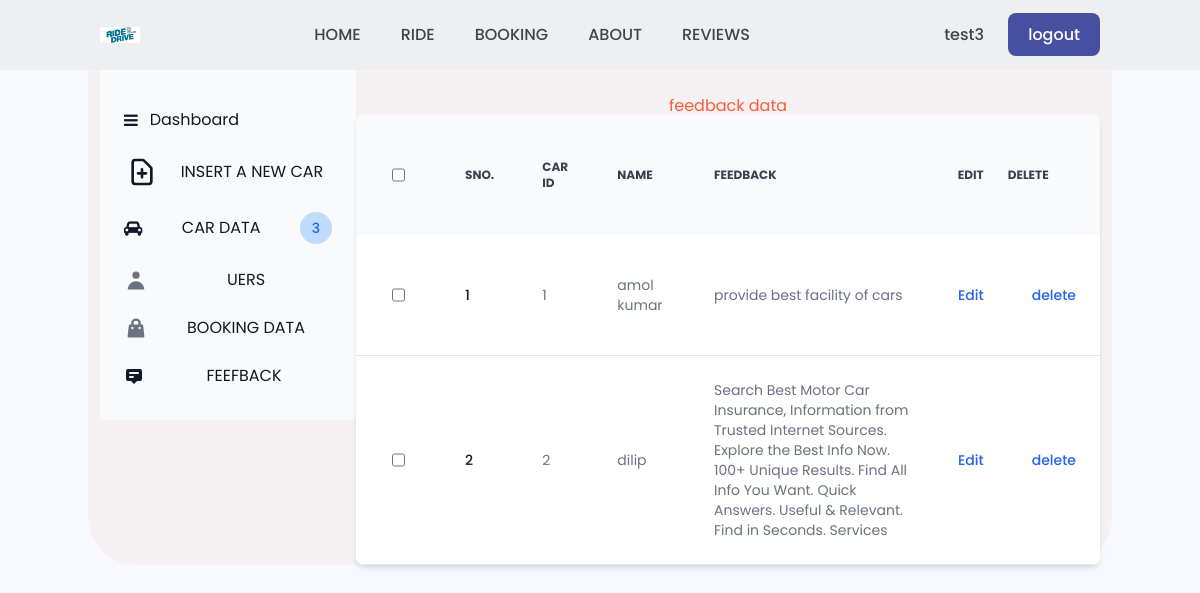
The app's page /admin/feedbackdata.php (signed in), older data.
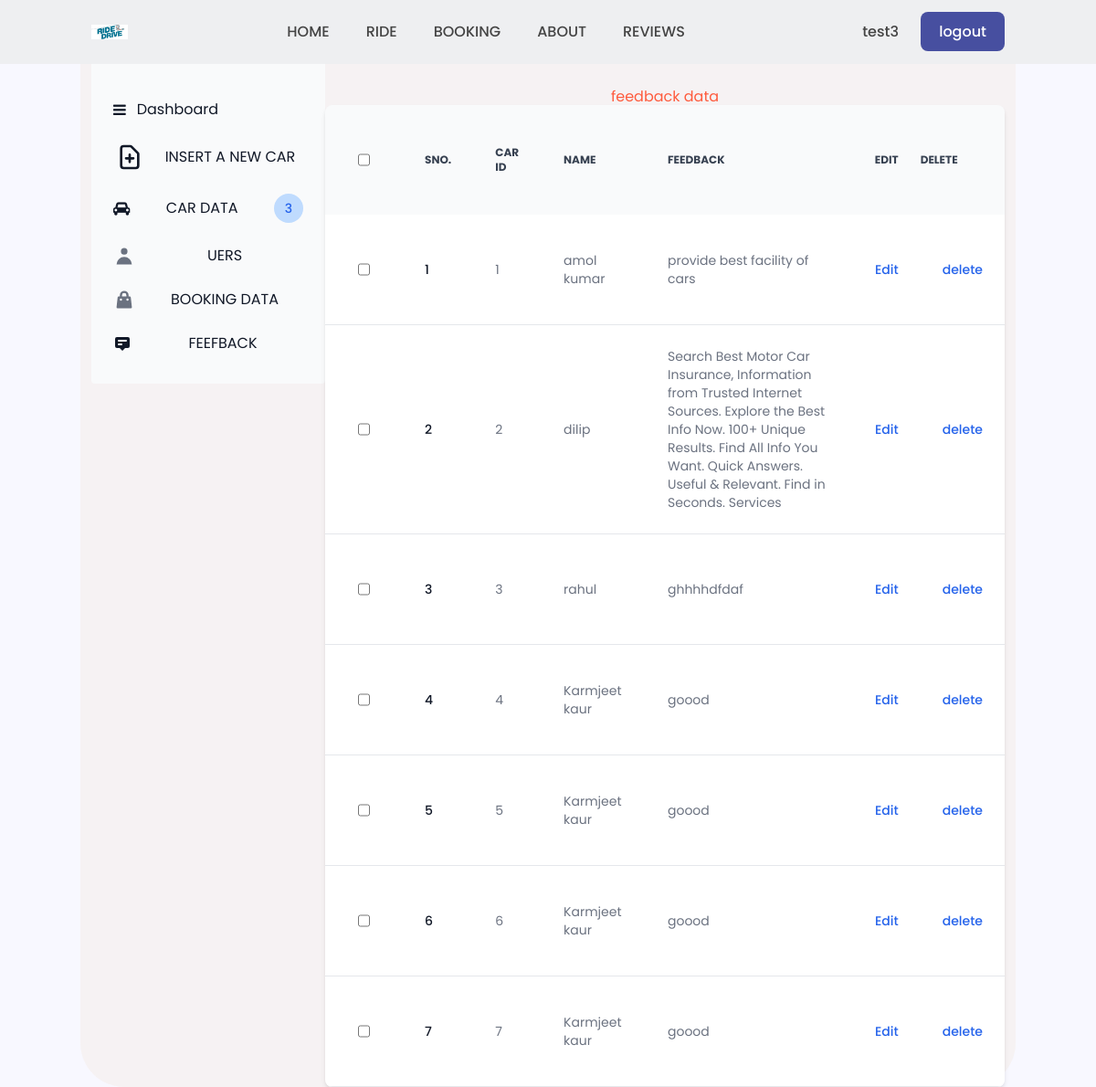
The same page, newer data.
### tables this page shows
CREATE TABLE `feedback` (
  `id` int(11) NOT NULL,
  `name` varchar(255) NOT NULL,
  `feedback` varchar(500) NOT NULL
);

### admin/feedbackdata.php (the view, shortened to what this page needs)
<!DOCTYPE html>
<html lang="en">
<head>
    <link href="https://cdn.jsdelivr.net/npm/bootstrap@5.0.2/dist/css/bootstrap.min.css" rel="stylesheet">
    <link  rel="stylesheet" href="style.css">
</head>
<body>
    <div class="container">
        <div class="row">
            <div class="col-md-3"><?php include('dashboard.php')?></div>
            <div class="col-md-9 mt-5 pt-5">
            <h1>feedback data</h1>
<div class="relative overflow-x-auto shadow-md sm:rounded-lg">
<table class="w-full text-sm text-left text-gray-500 dark:text-gray-400">
<thead class="text-xs text-gray-700 uppercase bg-gray-50 dark:bg-gray-700 dark:text-gray-400">
<tr>
<th scope="col" class="p-4">
<div class="flex items-center">
<input id="checkbox-all" type="checkbox" class="w-4 h-4 text-blue-600 bg-gray-100 border-gray-300 rounded focus:ring-blue-500 dark:focus:ring-blue-600 dark:ring-offset-gray-800 focus:ring-2 dark:bg-gray-700 dark:border-gray-600">
</div>
</th>
<th scope="col" class="px-6 py-3">
Sno.
</th>
<th scope="col" class="px-6 py-3">
car id
</th>
<th scope="col" class="px-6 py-3">
name
</th>
<th scope="col" class="px-6 py-3">
feedback
</th>
<th scope="col" class="px-6 py-3">
<span class="">Edit </span>
</th>
<th>
<span class="">delete</span>
</th>
</tr>
</thead>
<tbody>
<?php
$sql = "SELECT * FROM `feedback`";
$res = mysqli_query($conn, $sql);
$i = 0;
while($rows = mysqli_fetch_assoc($res)){
    $i++;
?>
<tr class="bg-white border-b dark:bg-gray-800 dark:border-gray-700 hover:bg-gray-50 dark:hover:bg-gray-600">
<td class="w-4 p-4">
<div class="flex items-center">
<input id="checkbox-table-1" type="checkbox" class="w-4 h-4 text-blue-600 bg-gray-100 border-gray-300 rounded focus:ring-blue-500 dark:focus:ring-blue-600 dark:ring-offset-gray-800 focus:ring-2 dark:bg-gray-700 dark:border-gray-600">
</div>
</td>
<th scope="row" class="px-6 py-4 font-medium text-gray-900 dark:text-white whitespace-nowrap">
<?= $i ?>
</th>
<td class="px-6 py-4">
<?= $rows['id'] ?>
</td>
<td class="px-6 py-4">
<?= $rows['name'] ?>
</td>
<td class="px-6 py-4">
<?= $rows['feedback'] ?>
</td>
<td class="px-6 py-4 text-right">
<a href="fedback.php?i=<?= $rows['id'] ?>" class="font-medium text-blue-600 dark:text-blue-500 hover:underline">Edit</a>
</td>
<td class="px-6 py-4 text-right">
    <a href="deletefeedback.php?i=<?= $rows['id'] ?>" class="font-medium text-blue-600 dark:text-blue-500 hover:underline">delete</a>
    </td>
</tr>
<?php
}
?>
</tbody>
</table>
</div>
	</div>
        </div>
    </div>
</body>
</html>

Row changes from the older to the newer data that the page shows:
added feedback: id "3", name "rahul", feedback "ghhhhdfdaf"
added feedback: id "4", name "Karmjeet kaur", feedback "goood"
added feedback: id "5", name "Karmjeet kaur", feedback "goood"
added feedback: id "6", name "Karmjeet kaur", feedback "goood"
added feedback: id "7", name "Karmjeet kaur", feedback "goood"
